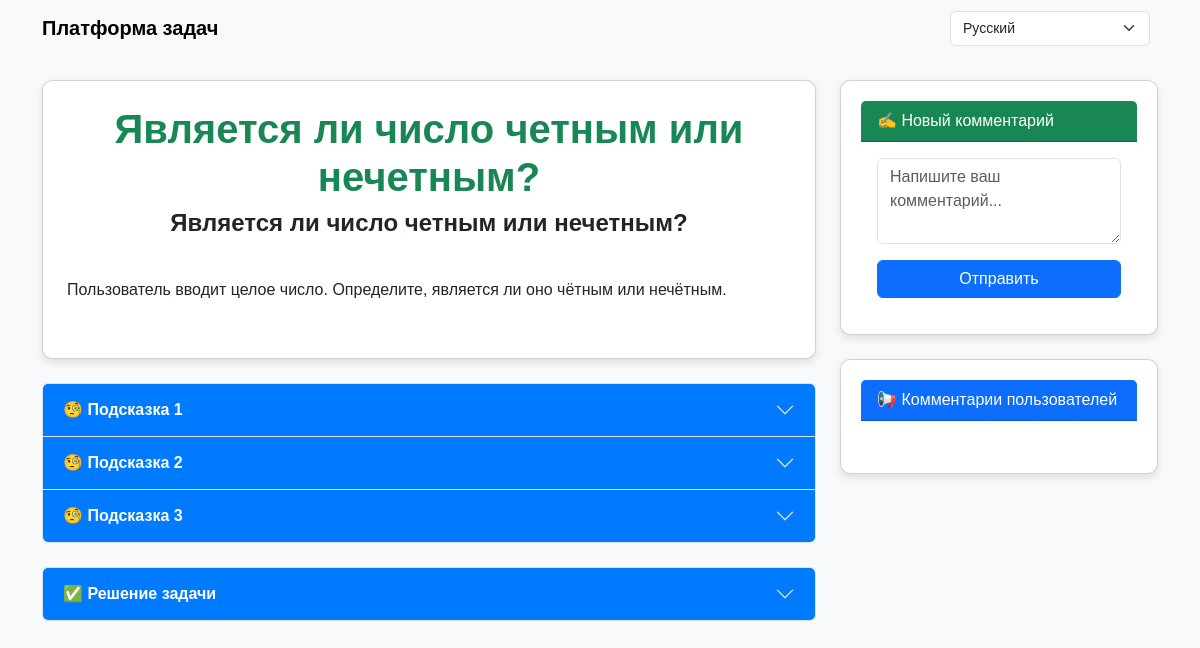
Screenshot of /index/8/?lang=1 with the database file from the repository.
### main/models.py (models this page shows, shortened)
class Tasks(models.Model):
    language = models.ForeignKey(Language, on_delete=models.CASCADE, blank=True, null=True)
    title = models.CharField(max_length=200)
    question = RichTextField(blank=True)
    desk = RichTextField(blank=True)
    solution = RichTextField(blank=True)
    index_id = models.IntegerField(default=0)
    status = models.IntegerField(default=0)

class Clue(models.Model):
    language = models.ForeignKey(Language, on_delete=models.CASCADE, blank=True, null=True)
    task = models.ForeignKey(Tasks, on_delete=models.CASCADE, blank=True, null=True)
    desk = RichTextField(blank=True)
    position = models.IntegerField(default=0)
    status = models.IntegerField(default=0)

### main/views.py (the view)
# urls.py: path('index/<int:index_id>/', index1Handler, name='index1'),  # ✅ To‘g‘ri URL ni qo‘shish
def index1Handler(request, index_id):
    language = Language.objects.filter(status=0)
    selected_lang_id = request.GET.get('lang', '1')
    lang_obj = Language.objects.filter(id=int(selected_lang_id)).first()
    selected_lang_code = lang_obj.code if lang_obj else 'ru'
    if request.POST:
        new_comment = Comment()
        new_comment.advice = request.POST.get('advice', '')
        new_comment.index_id = index_id
        new_comment.save()
        return redirect(f'/index/{index_id}/?lang={selected_lang_id}')
    task = Tasks.objects.get(id=int(index_id))
    clue = Clue.objects.filter(task=task, language=lang_obj)
    comment = Comment.objects.filter(index_id=index_id).order_by('-id')
    return render(request, 'index1.html', {
        'language': language,
        'task': task,
        'clue': clue,
        'comment': comment,
        'selected_lang_id': selected_lang_id,
        'selected_lang_code': selected_lang_code,
        'translations': TRANSLATIONS[selected_lang_code]
    })

### templates/index1.html (shortened to what this page needs)
<!DOCTYPE html>
<html lang="en">
<head>
    <link href="https://cdn.jsdelivr.net/npm/bootstrap@5.3.3/dist/css/bootstrap.min.css" rel="stylesheet">
    <link rel="stylesheet" href="/static/css/style.css">
</head>
<body>
<nav class="navbar navbar-expand-lg navbar-light bg-light">
    <div class="container">
        <a class="navbar-brand" href="/index/?lang={{ selected_lang_id }}">{{ translations.site_title }}</a>
        <form method="get" class="d-flex">
            <select name="lang" class="form-select me-2" onchange="window.location.href='?lang='+this.value;">
                {% for lang in language %}
                <option value="{{ lang.id }}" {% if lang.id|stringformat:"s" == selected_lang_id %}selected{% endif %}>{{ lang.title }}</option>
                {% endfor %}
            </select>
        </form>
    </div>
</nav>
<div class="container mt-4">
    <div class="row">
        <div class="col-lg-8 col-md-7">
            <div class="card p-4">
                <h1 class="text-center text-success">{{ task.title }}</h1>
                <h4 class="text-center">{{ task.question|safe }}</h4>
                <p class="text-center">{{ task.desk|safe }}</p>
            </div>
            <div class="accordion mt-4" id="cluesAccordion">
                {% for i in clue %}
                <div class="accordion-item clue-item">
                    <h2 class="accordion-header" id="heading{{ i.id }}">
                        <button class="accordion-button collapsed" type="button" data-bs-toggle="collapse"
                                data-bs-target="#collapse{{ i.id }}" aria-expanded="false"
                                aria-controls="collapse{{ i.id }}">
                            {{ translations.clue }} {{ i.position }}
                        </button>
                    </h2>
                </div>
                {% endfor %}
            </div>
            <div class="accordion mt-4" id="solutionAccordion">
                <div class="accordion-item">
                    <h2 class="accordion-header" id="headingSolution">
                        <button class="accordion-button collapsed" type="button" data-bs-toggle="collapse"
                                data-bs-target="#collapseSolution" aria-expanded="false"
                                aria-controls="collapseSolution">
                            ✅ {{ translations.solution }}
                        </button>
                    </h2>
                </div>
            </div>
        </div>
        <div class="col-lg-4 col-md-5">
            <div class="card mb-4">
                <div class="card-header bg-success text-white">
                    {{ translations.new_comment }}
                </div>
                <div class="card-body">
                    <form method="post">
                        <div class="mb-3">
                            <textarea class="form-control" name="advice" rows="3"
                                      placeholder="{{ translations.write_comment }}"></textarea>
                        </div>
                        <button type="submit" class="btn btn-primary w-100">{{ translations.send }}</button>
                    </form>
                </div>
            </div>
            <div class="card">
                <div class="card-header bg-primary text-white">
                    {{ translations.user_comments }}
                </div>
                <div class="card-body comments-section">
                </div>
            </div>
        </div>
    </div>
</div>
</body>
</html>

### static/css/style.css (style rules this page uses)
body { background-color: #f8f9fa; font-family: 'Arial', sans-serif; }
.card { border-radius: 10px; box-shadow: 0 4px 8px rgba(0, 0, 0, 0.1); padding: 20px; }
h1, h4 { font-weight: bold; }
.navbar { background: #007bff; }
.navbar a { color: black; font-weight: bold; }
.navbar .form-select { width: 200px; font-size: 14px; }
@media (min-width: 992px) { .col-lg-8 { flex: 0 0 70%; max-width: 70%; } }
@media (min-width: 992px) { .col-lg-4 { flex: 0 0 30%; max-width: 30%; } }
.accordion-button { background-color: #007bff; color: white; font-weight: bold; }
.comments-section { max-height: 400px; overflow-y: auto; }
.accordion-button::after { filter: invert(1); }

### rows the page displays
Tasks: title "Является ли число четным или нечетным?", question "Является ли число четным или нечетным?", desk "Пользователь вводит целое число. Определите, является ли оно чётным или нечётным."
Clue: position "1"
Clue: position "2"
Clue: position "3"

### other values shown
{{ translations.site_title }} "Платформа задач"
{{ translations.solution }} "Решение задачи"
{{ translations.new_comment }} "✍️ Новый комментарий"
{{ translations.send }} "Отправить"
{{ translations.user_comments }} "📢 Комментарии пользователей"
form field lang "Русский"
